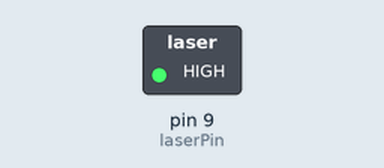
The sketch below on a simulated Arduino Uno, built with avr-gcc and run on an emulated ATmega328P. Shown: switched loads named in the sketch (green lamp = pin HIGH). What the sketch prints to the serial monitor is not drawn.

Above: at 0.05 s.
At 2.3 s:
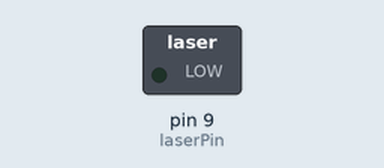
Timing chart, 0 to 3.0 s (numbered marks = the images above):
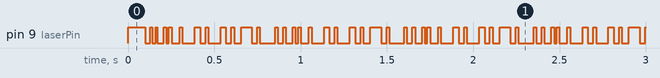

The sketch:

tx10.ino
```cpp
const int laserPin = 9;      // Laser output pin
const char* message = "HELLO";   // Message to send

int msgIndex = 0;            // Which character in message
byte currentByte = 0;
int bitIndex = 0;

bool sendingSync = true;     // Start with sync burst

void setup() {
  pinMode(laserPin, OUTPUT);
  Serial.begin(9600);

  setupTimer1();
  Serial.println("Transmitter ready. Sending SYNC...");
}

void loop() {
  // Nothing needed in loop
}

void setupTimer1() {
  cli();
  TCCR1A = 0;
  TCCR1B = 0;
  TCNT1 = 0;

  OCR1A = 624;                // ~20 Hz match your receiver
  TCCR1B |= (1 << WGM12);
  TCCR1B |= (1 << CS12);      // prescaler 256
  TIMSK1 |= (1 << OCIE1A);

  sei();
}

ISR(TIMER1_COMPA_vect) {

  // First send SYNC → continuous HIGH for 500 ms
  static int syncCount = 0;

  if (sendingSync) {
    digitalWrite(laserPin, HIGH);
    syncCount++;

    if (syncCount >= 10) {   // ~500 ms @ 20 Hz
      sendingSync = false;
      Serial.println("SYNC sent. Starting message...");
    }
    return;
  }

  // If message finished
  if (message[msgIndex] == '\0') {
    msgIndex = 0;  // restart message
  }

  // Load next byte if starting a new character
  if (bitIndex == 0)
    currentByte = message[msgIndex];

  // Extract bit LSB-first
  int bit = (currentByte >> bitIndex) & 1;

  if (bit == 1)
    digitalWrite(laserPin, HIGH);
  else
    digitalWrite(laserPin, LOW);

  Serial.print("Sent bit ");
  Serial.print(bitIndex);
  Serial.print(": ");
  Serial.println(bit);

  bitIndex++;

  // Finished sending full byte?
  if (bitIndex == 8) {
    Serial.print("Sent Byte: ");
    Serial.print(message[msgIndex]);
    Serial.print(" (");
    Serial.print(currentByte, BIN);
    Serial.println(")");

    bitIndex = 0;
    msgIndex++;
  }
}
```

Measured:
- by itself, pin 9 (laserPin): moves between LOW and HIGH, repeating every 0.75 s
- by itself, everything shown: repeats every 17.2 s, in 58 steps
